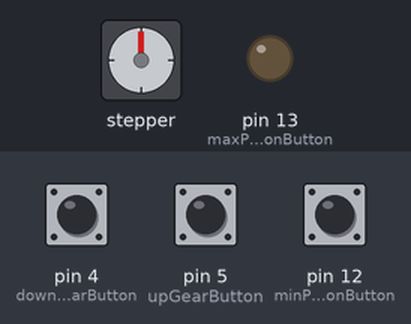
Bench run of a sketch on a simulated Arduino Uno, built with avr-gcc and run on an emulated ATmega328P. Parts: stepper motor, output pins drawn as LEDs (lit = HIGH). The inputs (shaded band) are chosen by the test bench; at power-on: pin 5 (upGearButton) LOW, pin 4 (downGearButton) LOW, pin 12 (minPositionButton) HIGH. Stepper angles assume 200 steps per turn.

Above: at 2.1 s.
2.2 s: pin 5 (upGearButton) pulled HIGH for 0.15 s
At 2.8 s:
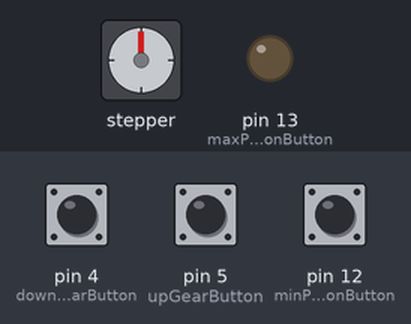
Timing chart, 0 to 66.8 s (numbered marks = the images above; inputs shaded):
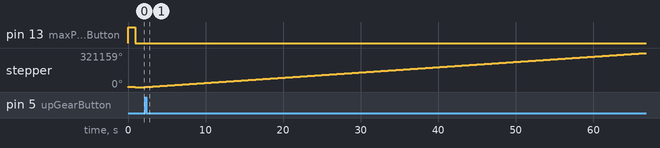

Measured:
- after the input at 2.2 s, stepper: keeps turning clockwise at about 4975°/s, starting at once

The sketch:

cambio_borboleta.ino
```cpp
#include <AccelStepper.h>
#include "Wire.h"
#define MAX_SPEED 5000 //velocidade máxima do nema17: 5000rpm

AccelStepper stepper(2, 10,11); // Defaults to AccelStepper::FULL4WIRE (4 pins) on 2, 3, 4, 5
short upGearButton = 5; //declarando entradas de botões
short downGearButton = 4;

short maxPositionButton = 13;
short minPositionButton = 12;
bool changingGear;

short gear = 0; //Marcha atual: inicialmente em 0 (neutro)

long initialPos;

long elapsedTime;

void writeGear(short gear)
{
  //Essa função vai escrever a marcha atual em um display
  Serial.println(gear);
}

void setup()
{
  //abrindo o terminal
  Serial.begin(9600);

  //Botão 1
  pinMode(upGearButton, INPUT); // define o pino do botao como entrada
  //Botão 2
  pinMode(downGearButton, INPUT); // define o pino do botao como entrada

  stepper.setMaxSpeed(MAX_SPEED);
  stepper.setSpeed(MAX_SPEED);
  //stepper.setAcceleration(10000.0); //TODO: qual aceleração colocar?
  pinMode(LED_BUILTIN, OUTPUT);

  //Led acende para mostrar a inicialização
  digitalWrite(LED_BUILTIN, HIGH);

  //FASE 1 DA INCIALIZAÇÃO: encontrar a posição central do fuso
  initialPos = getInitialPos();

  //FASE 2: mover o cambio para a posição inicial
  stepper.runToNewPosition(initialPos);
  delay(2);
  stepper.setCurrentPosition(0);

  digitalWrite(LED_BUILTIN, LOW);
  //Led apaga para mostrar que o sistema começou a funcionar

}

long getInitialPos()
{
  long maxPosition;
  //Colocar o motor para se mover no sentindo negativo
  stepper.setSpeed(-MAX_SPEED);

  //Motor continua se movendo até apertar o botão
  while(digitalRead(minPositionButton) == LOW)
  {
    stepper.runSpeed();
  }
  //define a posição 0, como a posição minima
  stepper.setCurrentPosition(0);

  //Coloca o motor para se mover no sentido positivo
  stepper.setSpeed(MAX_SPEED);

  while(digitalRead(maxPositionButton) == LOW)
  {
    stepper.runSpeed();
  }
  maxPosition = stepper.currentPosition();

  return maxPosition/2;
}

void changeGear(int direction)
{
  //1 para direção positiva
  if(direction == 1)
  {
    stepper.setSpeed(MAX_SPEED);
    while(digitalRead(maxPositionButton) ==LOW)
    {
      stepper.runSpeed();
    }
    stepper.runToNewPosition(0);
  }

  //-1 para direção negativa
  if(direction == -1)
  {
    stepper.setSpeed(-MAX_SPEED);
    while(digitalRead(minPositionButton) == HIGH)
    {
      stepper.runSpeed();
    }
    stepper.runToNewPosition(0);
  }
}

void loop()
{
  //UP GEAR
  if(digitalRead(upGearButton) == HIGH)
  {
    elapsedTime = millis();
    changeGear(1);
    Serial.println("Up Gear");
    gear++;
    writeGear(gear);
    elapsedTime = millis() - elapsedTime;
    Serial.println("Troca de marcha em: " + (String)elapsedTime + "ms");
  }

  //DONW GEAR
  if(digitalRead(downGearButton) == HIGH && gear > 0)
  {
    elapsedTime = millis();
    changeGear(-1);
    Serial.println("Down Gear");
    gear--;
    writeGear(gear);
    elapsedTime = millis() - elapsedTime;
    Serial.println("Troca de marcha em: " + (String) elapsedTime + "ms");
  }

  //Comentei por enquanto, pra não ficar spamando
  //writeGear(gear);

}
```
